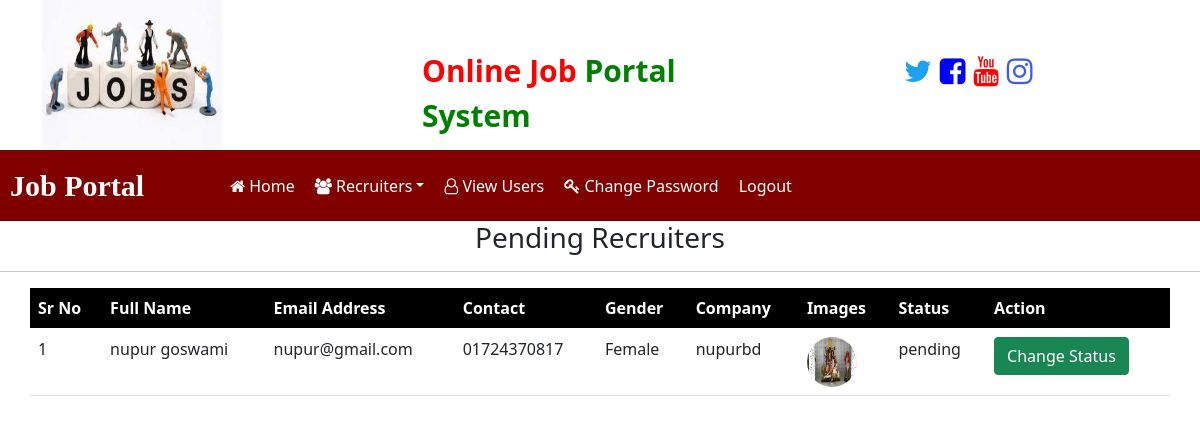
The app's page /recruiter_pending/ (signed in) with its own data.
### Recruiters_Login/models.py (models this page shows, shortened)
class Recruiters(models.Model):
    user = models.OneToOneField(User, on_delete=models.CASCADE)
    mobile = models.CharField(max_length=20, null=True)
    image = models.FileField(null=True)
    gender = models.CharField(max_length=10, null=True)
    company = models.CharField(max_length=100, null=True)
    Type = models.CharField(max_length=15, null=True)
    status = models.CharField(max_length=30, null=True)

### job/views.py (the view)
# urls.py: path('recruiter_pending/', views.recruiter_pending, name="recruiter_pending"),
@login_required
def recruiter_pending(request):
    data = Recruiters.objects.filter(status='pending')
    context = {'data':data}
    return render(request, 'job/recruiter_pending.html', context)

### templates/job/recruiter_pending.html
{% load static %}
{% block content %}
{% include 'job/admin_navbar.html' %}
<h3 class="text-center">Pending Recruiters</h3>
<hr>
<table id="example" class="table table-hover container">
    <thead style="background-color: black; color: white;">
        <tr>
            <th>Sr No</th>
            <th>Full Name</th>
            <th>Email Address</th>
            <th>Contact</th>
            <th>Gender</th>
            <th>Company</th>
            <th>Images</th>
            <th>Status</th>
            <th>Action</th>
        </tr>
    </thead>
    <tbody>
        {% for i in data %}
        <tr>
            <td>{{forloop.counter}}</td>
            <td>{{i.user.first_name}} {{ i.user.last_name}}</td>
            <td>{{i.user.username}}</td>
            <td>{{i.mobile}}</td>
            <td>{{i.gender}}</td>
            <td>{{i.company}}</td>
            <td><img src="{{i.image.url}}" style="height:50px; width: 50px; border-radius: 50%;"></td>
            <td>{{i.status}}</td>
            <td><a href="{% url 'job:change_status' i.id %}" class="btn btn-success"> Change Status </a></td>
        </tr>
        {% endfor %}
    </tbody>
</table>
{% endblock content %}

### records on screen
Recruiters: user.first_name "nupur", user.last_name "goswami", user.username "nupur@gmail.com", mobile "01724370817", gender "Female", company "nupurbd", image (picture), status "pending"
